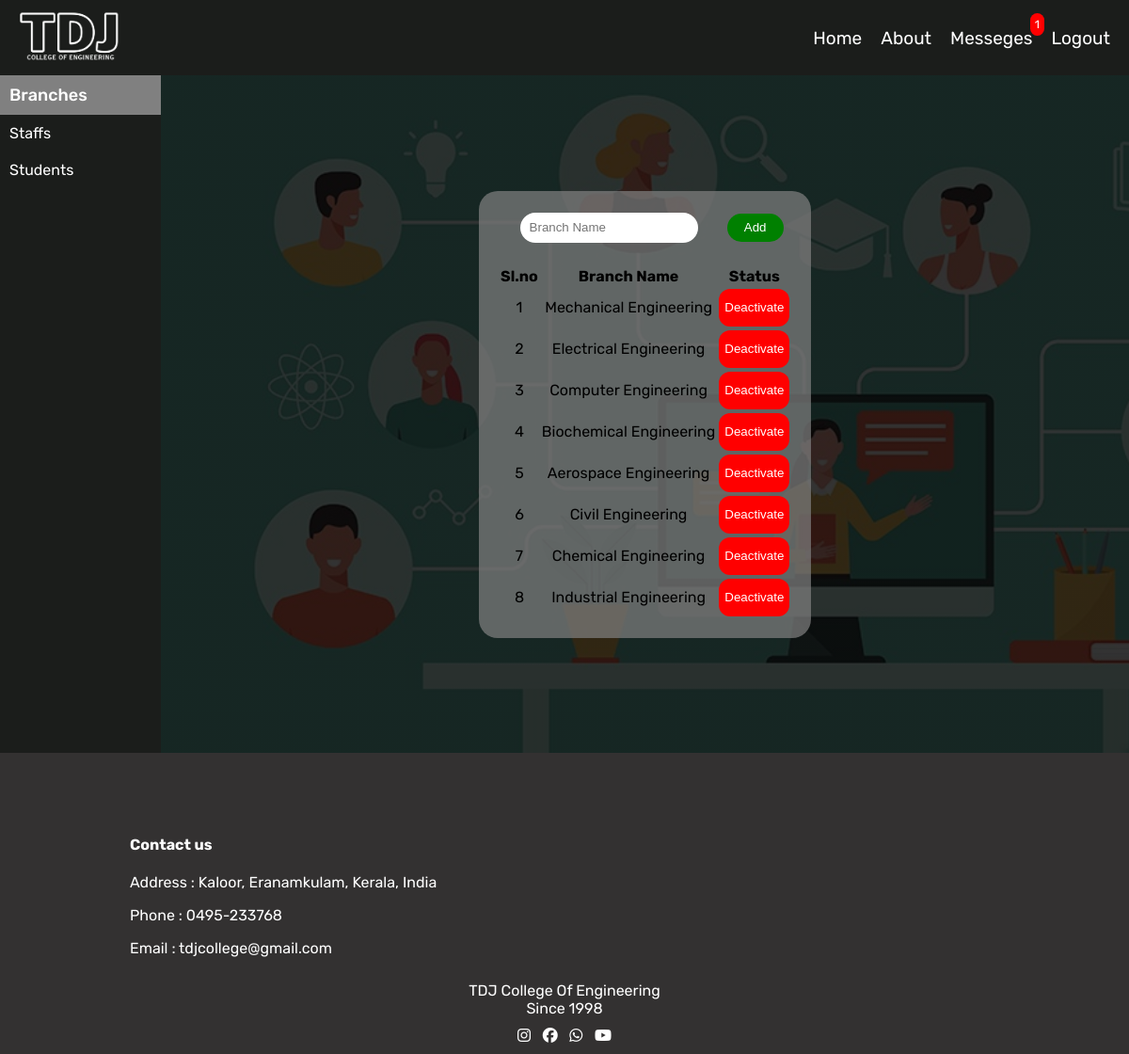
The page /admbranch (signed in) on the database as committed earlier.
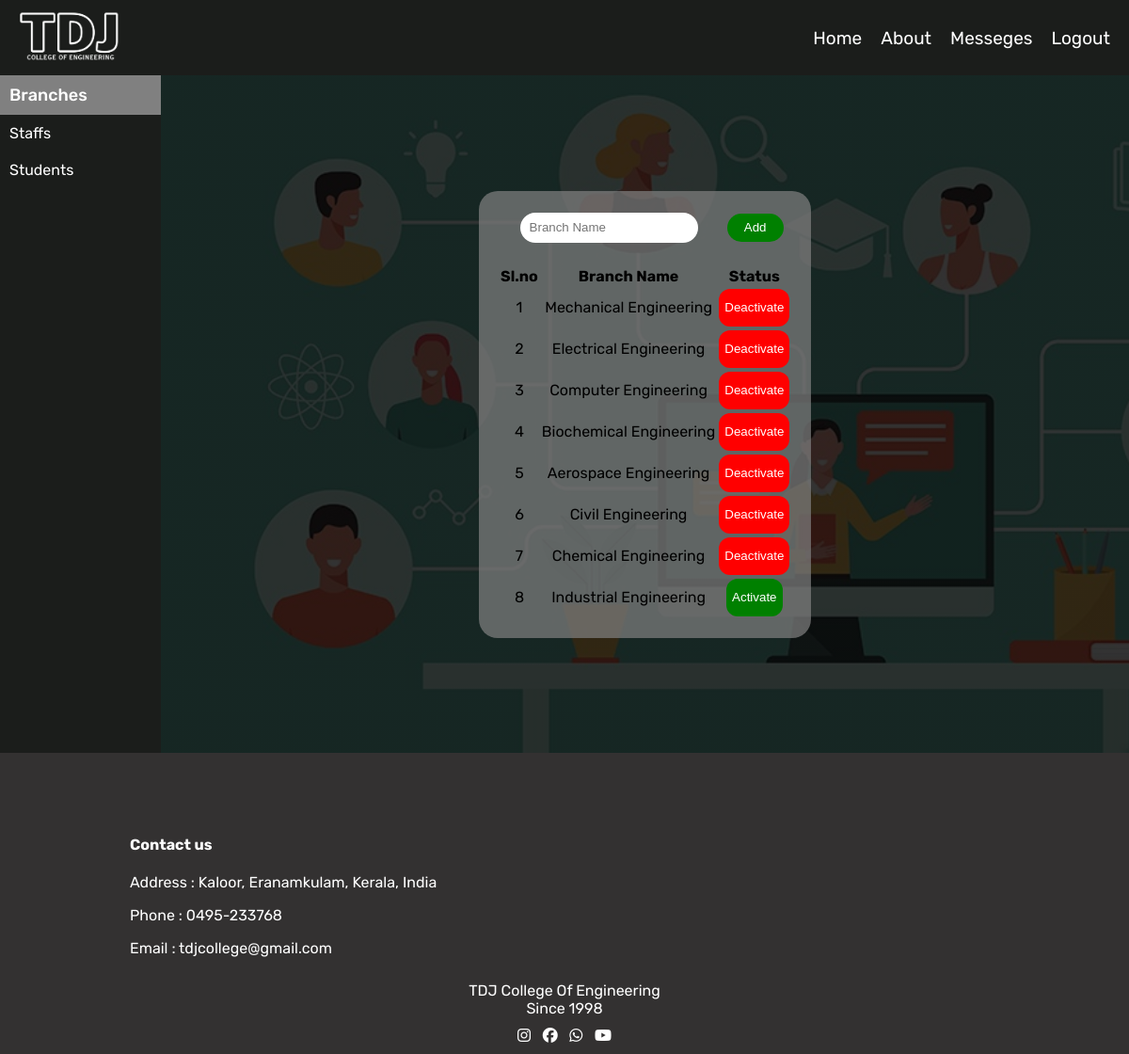
The same page on the database as committed later.
### app/models.py (models this page shows, shortened)
class Branches(models. Model):
    aname=models.ForeignKey(admins,on_delete=models.CASCADE)
    bname=models.TextField()
    status=models.BooleanField(default=True)

### app/views.py (the view)
# urls.py: path('admbranch',views.admbranch),
def admbranch(request):
    if 'adm' in request.session:
        data=Branches.objects.filter(aname=admins.objects.get(username=request.session['adm']))
        return render(request,'admin/addbranch.html',{'data':data,'msg_count':countmsg(request)})
    else:
        return redirect(index)

### app/views.py (called while the page is built)
def countmsg(request):
    u_msgs=messeges.objects.filter(read=False)
    msg_len=len(u_msgs)
    return msg_len

### templates/admin/addbranch.html (shortened to what this page needs)
<!DOCTYPE html>
<html lang="en">
<head>
    {% load static %}
    <link rel="stylesheet" href="{% static 'css/index.css' %}">
</head>
<body>
    <div class="main">
        <div class="nav">
            <div class="navigation" >
                <div class="logo">
                    <a href="../admin_index"><img src="{% static 'images/clogo.png' %}" alt=""></a>
                </div>
                <div class="links">
                    <ul>
                        <a href="../admin_index" class="service"><li>Home</li></a>
                        <a href="" class="service"><li>About</li></a>
                        <a href="../admin_viewmessege" class="service"><li>Messeges</li>{% if msg_count is 0 %}{% else %} <p id="msgcount">{{msg_count}}</p>{% endif %}</a>
                        <a href="../adm_logout" class="service"><li>Logout</li></a>
                    </ul>
                </div>
            </div>
        </div>
        <div class="admin_main">
            <div class="admin_part1">
                <a href="../admbranch"><div class="nav1 active">
                    Branches
                </div></a>
                <a href="../admstaff"><div class="nav1">
                    Staffs
                </div></a>
                <a href="../viewstudents"><div class="nav1">
                    Students
                </div></a>
            </div>
            <div class="admin_part2 admin">
            <div class="cntr">
                <div class="branchadd">
                    <form action="addbranch" method="POST" >
                        <table>
                            <tr>
                                <td><input type="text" name="branchname" id="" placeholder="Branch Name" required></td>
                                <td><input type="submit" value="Add">
                                </td>
                            </tr>
                        </table>
                    </form>
                </div>
                <div class="branches">
                    <table>
                        <tr>
                            <th>Sl.no</th>
                            <th>Branch Name</th>
                            <th>Status</th>
                        </tr>
                        {% for i in data %}
                        <tr>
                            <td>{{forloop.counter}}</td>
                            <td>{{i.bname}}</td>
                            <td>
                                {% if i.status is True %}
                                <a href="../deactivebranch/{{i.pk}}" onclick="return confirm('Are you sure you want to deactivate the branch ??')"> <button style="background-color: red;">Deactivate</button></a>
                                {% else %}
                                <a href="../activebranch/{{i.pk}}" onclick="return confirm('Are you sure you want to activate the branch ??')"> <button style="background-color: green">Activate</button></a>
                                {% endif %}
                            </td>
                        </tr>
                        {% endfor %}
                    </table>
                </div>
            </div>
            <div class="messege1"  id="messegediv">
            </div>
            </div>
           </div>
        </div>
        <footer style="margin: 0px;">
            <div class="contact">
                <h4>Contact us</h4>
                <p>Address : Kaloor, Eranamkulam, Kerala, India</p>
                <p>Phone : 0495-233768</p>
                <p>Email : tdjcollege@gmail.com</p>
            </div>
            <div class="clg_name">
                <p>TDJ College Of Engineering</p>
                <p>Since 1998</p>
            </div>
            <div class="icons">
                <div class="icon"><i class="fa-brands fa-instagram"></i></div>
                <div class="icon"><i class="fa-brands fa-facebook"></i></div>
                <div class="icon"><i class="fa-brands fa-whatsapp"></i></div>
                <div class="icon"><i class="fa-brands fa-youtube"></i></div>
            </div>
        </footer>
</body>
</html>

Rows that differ between the two databases and show on the page:
changed Branches "Industrial Engineering": status "Deactivate" → "Activate"
Other text that changed with them:
{{ msg_count }}: "1" → (not shown)
